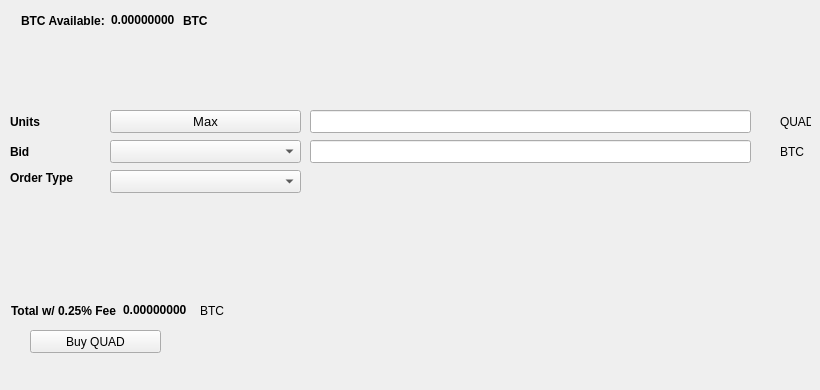
   <widget class="QWidget" name="BuyTab">
    <attribute name="title">
     <string>Buy</string>
    </attribute>
    <widget class="QPushButton" name="BuyQUAD">
     <property name="geometry">
      <rect>
       <x>30</x>
       <y>330</y>
       <width>131</width>
       <height>23</height>
      </rect>
     </property>
     <property name="text">
      <string>Buy QUAD</string>
     </property>
     <property name="icon">
      <iconset resource="../quadrivae.qrc">
       <normaloff>:/icons/bitcoin</normaloff>:/icons/bitcoin</iconset>
     </property>
    </widget>
    <widget class="QLabel" name="label_3">
     <property name="geometry">
      <rect>
       <x>10</x>
       <y>110</y>
       <width>46</width>
       <height>23</height>
      </rect>
     </property>
     <property name="font">
      <font>
       <weight>75</weight>
       <bold>true</bold>
      </font>
     </property>
     <property name="text">
      <string>Units</string>
     </property>
    </widget>
    <widget class="QLineEdit" name="UnitsInput">
     <property name="geometry">
      <rect>
       <x>310</x>
       <y>110</y>
       <width>441</width>
       <height>23</height>
      </rect>
     </property>
     <property name="font">
      <font>
       <pointsize>9</pointsize>
       <weight>75</weight>
       <bold>true</bold>
      </font>
     </property>
    </widget>
    <widget class="QLineEdit" name="BuyBidPriceEdit">
     <property name="geometry">
      <rect>
       <x>310</x>
       <y>140</y>
       <width>441</width>
       <height>23</height>
      </rect>
     </property>
     <property name="font">
      <font>
       <pointsize>9</pointsize>
       <weight>75</weight>
       <bold>true</bold>
      </font>
     </property>
    </widget>
    <widget class="QLabel" name="label_4">
     <property name="geometry">
      <rect>
       <x>780</x>
       <y>110</y>
       <width>31</width>
       <height>23</height>
      </rect>
     </property>
     <property name="text">
      <string>QUAD</string>
     </property>
    </widget>
    <widget class="QLabel" name="label_5">
     <property name="geometry">
      <rect>
       <x>780</x>
       <y>140</y>
       <width>31</width>
       <height>23</height>
      </rect>
     </property>
     <property name="text">
      <string>BTC</string>
     </property>
    </widget>
    <widget class="QLabel" name="label_6">
     <property name="geometry">
      <rect>
       <x>10</x>
       <y>140</y>
       <width>46</width>
       <height>23</height>
      </rect>
     </property>
     <property name="font">
      <font>
       <weight>75</weight>
       <bold>true</bold>
      </font>
     </property>
     <property name="text">
      <string>Bid</string>
     </property>
    </widget>
    <widget class="QLabel" name="label_7">
     <property name="geometry">
      <rect>
       <x>10</x>
       <y>170</y>
       <width>91</width>
       <height>16</height>
      </rect>
     </property>
     <property name="font">
      <font>
       <weight>75</weight>
       <bold>true</bold>
      </font>
     </property>
     <property name="text">
      <string>Order Type</string>
     </property>
    </widget>
    <widget class="QPushButton" name="Buy_Max_Amount">
     <property name="geometry">
      <rect>
       <x>110</x>
       <y>110</y>
       <width>191</width>
       <height>23</height>
      </rect>
     </property>
     <property name="font">
      <font>
       <pointsize>10</pointsize>
      </font>
     </property>
     <property name="text">
      <string>Max</string>
     </property>
    </widget>
    <widget class="QComboBox" name="BuyBidcomboBox">
     <property name="geometry">
      <rect>
       <x>110</x>
       <y>140</y>
       <width>191</width>
       <height>23</height>
      </rect>
     </property>
     <property name="font">
      <font>
       <pointsize>10</pointsize>
      </font>
     </property>
    </widget>
    <widget class="QComboBox" name="buyOrdertypeCombo">
     <property name="geometry">
      <rect>
       <x>110</x>
       <y>170</y>
       <width>191</width>
       <height>23</height>
      </rect>
     </property>
     <property name="font">
      <font>
       <pointsize>10</pointsize>
      </font>
     </property>
    </widget>
    <widget class="QWidget" name="layoutWidget1">
     <property name="geometry">
      <rect>
       <x>21</x>
       <y>11</y>
       <width>227</width>
       <height>19</height>
      </rect>
     </property>
     <layout class="QHBoxLayout" name="horizontalLayout_3">
      <item>
       <widget class="QLabel" name="label232">
        <property name="font">
         <font>
          <weight>75</weight>
          <bold>true</bold>
         </font>
        </property>
        <property name="text">
         <string>BTC Available:</string>
        </property>
       </widget>
      </item>
      <item>
       <widget class="QLabel" name="BtcAvailableLbl">
        <property name="palette">
         <palette>
          <active>
           <colorrole role="WindowText">
            <brush brushstyle="SolidPattern">
             <color alpha="255">
              <red>0</red>
              <green>0</green>
              <blue>0</blue>
             </color>
            </brush>
           </colorrole>
           <colorrole role="Button">
            <brush brushstyle="SolidPattern">
             <color alpha="255">
              <red>0</red>
              <green>170</green>
              <blue>0</blue>
             </color>
            </brush>
           </colorrole>
           <colorrole role="Light">
            <brush brushstyle="SolidPattern">
             <color alpha="255">
              <red>0</red>
              <green>255</green>
              <blue>0</blue>
             </color>
            </brush>
           </colorrole>
           <colorrole role="Midlight">
            <brush brushstyle="SolidPattern">
             <color alpha="255">
              <red>0</red>
              <green>212</green>
              <blue>0</blue>
             </color>
            </brush>
           </colorrole>
           <colorrole role="Dark">
            <brush brushstyle="SolidPattern">
             <color alpha="255">
              <red>0</red>
              <green>85</green>
              <blue>0</blue>
             </color>
            </brush>
           </colorrole>
           <colorrole role="Mid">
            <brush brushstyle="SolidPattern">
             <color alpha="255">
              <red>0</red>
              <green>113</green>
              <blue>0</blue>
             </color>
            </brush>
           </colorrole>
           <colorrole role="Text">
            <brush brushstyle="SolidPattern">
             <color alpha="255">
              <red>0</red>
              <green>170</green>
              <blue>0</blue>
             </color>
            </brush>
           </colorrole>
           <colorrole role="BrightText">
            <brush brushstyle="SolidPattern">
             <color alpha="255">
              <red>255</red>
              <green>255</green>
              <blue>255</blue>
             </color>
            </brush>
           </colorrole>
           <colorrole role="ButtonText">
            <brush brushstyle="SolidPattern">
             <color alpha="255">
              <red>0</red>
              <green>0</green>
              <blue>0</blue>
             </color>
            </brush>
           </colorrole>
           <colorrole role="Base">
            <brush brushstyle="SolidPattern">
             <color alpha="255">
              <red>255</red>
              <green>255</green>
              <blue>255</blue>
             </color>
            </brush>
           </colorrole>
           <colorrole role="Window">
            <brush brushstyle="SolidPattern">
             <color alpha="255">
              <red>0</red>
              <green>170</green>
              <blue>0</blue>
             </color>
            </brush>
           </colorrole>
           <colorrole role="Shadow">
            <brush brushstyle="SolidPattern">
             <color alpha="255">
              <red>0</red>
              <green>0</green>
              <blue>0</blue>
             </color>
            </brush>
           </colorrole>
           <colorrole role="AlternateBase">
            <brush brushstyle="SolidPattern">
             <color alpha="255">
              <red>127</red>
              <green>212</green>
              <blue>127</blue>
             </color>
            </brush>
           </colorrole>
           <colorrole role="ToolTipBase">
            <brush brushstyle="SolidPattern">
             <color alpha="255">
              <red>255</red>
              <green>255</green>
              <blue>220</blue>
             </color>
            </brush>
           </colorrole>
           <colorrole role="ToolTipText">
            <brush brushstyle="SolidPattern">
             <color alpha="255">
              <red>0</red>
              <green>0</green>
              <blue>0</blue>
             </color>
            </brush>
           </colorrole>
          </active>
          <inactive>
           <colorrole role="WindowText">
            <brush brushstyle="SolidPattern">
             <color alpha="255">
              <red>0</red>
              <green>0</green>
              <blue>0</blue>
             </color>
            </brush>
           </colorrole>
           <colorrole role="Button">
            <brush brushstyle="SolidPattern">
             <color alpha="255">
              <red>0</red>
              <green>170</green>
              <blue>0</blue>
             </color>
            </brush>
           </colorrole>
           <colorrole role="Light">
            <brush brushstyle="SolidPattern">
             <color alpha="255">
              <red>0</red>
              <green>255</green>
              <blue>0</blue>
             </color>
            </brush>
           </colorrole>
           <colorrole role="Midlight">
            <brush brushstyle="SolidPattern">
             <color alpha="255">
              <red>0</red>
              <green>212</green>
              <blue>0</blue>
             </color>
            </brush>
           </colorrole>
           <colorrole role="Dark">
            <brush brushstyle="SolidPattern">
             <color alpha="255">
              <red>0</red>
              <green>85</green>
              <blue>0</blue>
             </color>
            </brush>
           </colorrole>
           <colorrole role="Mid">
            <brush brushstyle="SolidPattern">
             <color alpha="255">
              <red>0</red>
              <green>113</green>
              <blue>0</blue>
             </color>
            </brush>
           </colorrole>
           <colorrole role="Text">
            <brush brushstyle="SolidPattern">
             <color alpha="255">
              <red>0</red>
              <green>170</green>
              <blue>0</blue>
             </color>
            </brush>
           </colorrole>
           <colorrole role="BrightText">
            <brush brushstyle="SolidPattern">
             <color alpha="255">
              <red>255</red>
              <green>255</green>
              <blue>255</blue>
             </color>
            </brush>
           </colorrole>
           <colorrole role="ButtonText">
            <brush brushstyle="SolidPattern">
             <color alpha="255">
              <red>0</red>
              <green>0</green>
              <blue>0</blue>
             </color>
            </brush>
           </colorrole>
           <colorrole role="Base">
            <brush brushstyle="SolidPattern">
             <color alpha="255">
              <red>255</red>
              <green>255</green>
              <blue>255</blue>
             </color>
            </brush>
           </colorrole>
           <colorrole role="Window">
            <brush brushstyle="SolidPattern">
             <color alpha="255">
              <red>0</red>
              <green>170</green>
              <blue>0</blue>
             </color>
            </brush>
           </colorrole>
           <colorrole role="Shadow">
            <brush brushstyle="SolidPattern">
             <color alpha="255">
              <red>0</red>
              <green>0</green>
              <blue>0</blue>
             </color>
            </brush>
           </colorrole>
           <colorrole role="AlternateBase">
            <brush brushstyle="SolidPattern">
             <color alpha="255">
              <red>127</red>
              <green>212</green>
              <blue>127</blue>
             </color>
            </brush>
           </colorrole>
           <colorrole role="ToolTipBase">
            <brush brushstyle="SolidPattern">
             <color alpha="255">
              <red>255</red>
              <green>255</green>
              <blue>220</blue>
             </color>
            </brush>
           </colorrole>
           <colorrole role="ToolTipText">
            <brush brushstyle="SolidPattern">
             <color alpha="255">
              <red>0</red>
              <green>0</green>
              <blue>0</blue>
             </color>
            </brush>
           </colorrole>
          </inactive>
          <disabled>
           <colorrole role="WindowText">
            <brush brushstyle="SolidPattern">
             <color alpha="255">
              <red>0</red>
              <green>85</green>
              <blue>0</blue>
             </color>
            </brush>
           </colorrole>
           <colorrole role="Button">
            <brush brushstyle="SolidPattern">
             <color alpha="255">
              <red>0</red>
              <green>170</green>
              <blue>0</blue>
             </color>
            </brush>
           </colorrole>
           <colorrole role="Light">
            <brush brushstyle="SolidPattern">
             <color alpha="255">
              <red>0</red>
              <green>255</green>
              <blue>0</blue>
             </color>
            </brush>
           </colorrole>
           <colorrole role="Midlight">
            <brush brushstyle="SolidPattern">
             <color alpha="255">
              <red>0</red>
              <green>212</green>
              <blue>0</blue>
             </color>
            </brush>
           </colorrole>
           <colorrole role="Dark">
            <brush brushstyle="SolidPattern">
             <color alpha="255">
              <red>0</red>
              <green>85</green>
              <blue>0</blue>
             </color>
            </brush>
           </colorrole>
           <colorrole role="Mid">
            <brush brushstyle="SolidPattern">
             <color alpha="255">
              <red>0</red>
              <green>113</green>
              <blue>0</blue>
             </color>
            </brush>
           </colorrole>
           <colorrole role="Text">
            <brush brushstyle="SolidPattern">
             <color alpha="255">
              <red>0</red>
              <green>85</green>
              <blue>0</blue>
             </color>
            </brush>
           </colorrole>
           <colorrole role="BrightText">
            <brush brushstyle="SolidPattern">
             <color alpha="255">
              <red>255</red>
              <green>255</green>
              <blue>255</blue>
             </color>
            </brush>
           </colorrole>
           <colorrole role="ButtonText">
            <brush brushstyle="SolidPattern">
             <color alpha="255">
              <red>0</red>
              <green>85</green>
              <blue>0</blue>
             </color>
            </brush>
           </colorrole>
           <colorrole role="Base">
            <brush brushstyle="SolidPattern">
             <color alpha="255">
              <red>0</red>
              <green>170</green>
              <blue>0</blue>
             </color>
            </brush>
           </colorrole>
           <colorrole role="Window">
            <brush brushstyle="SolidPattern">
             <color alpha="255">
              <red>0</red>
              <green>170</green>
              <blue>0</blue>
             </color>
            </brush>
           </colorrole>
           <colorrole role="Shadow">
            <brush brushstyle="SolidPattern">
             <color alpha="255">
              <red>0</red>
              <green>0</green>
              <blue>0</blue>
             </color>
            </brush>
           </colorrole>
           <colorrole role="AlternateBase">
            <brush brushstyle="SolidPattern">
             <color alpha="255">
              <red>0</red>
              <green>170</green>
              <blue>0</blue>
             </color>
            </brush>
           </colorrole>
           <colorrole role="ToolTipBase">
            <brush brushstyle="SolidPattern">
             <color alpha="255">
              <red>255</red>
              <green>255</green>
              <blue>220</blue>
             </color>
            </brush>
           </colorrole>
           <colorrole role="ToolTipText">
            <brush brushstyle="SolidPattern">
             <color alpha="255">
              <red>0</red>
              <green>0</green>
              <blue>0</blue>
             </color>
            </brush>
           </colorrole>
          </disabled>
         </palette>
        </property>
        <property name="font">
         <font>
          <weight>75</weight>
          <bold>true</bold>
         </font>
        </property>
        <property name="text">
         <string>0.00000000</string>
        </property>
        <property name="textInteractionFlags">
         <set>Qt::LinksAccessibleByMouse|Qt::TextSelectableByKeyboard|Qt::TextSelectableByMouse</set>
        </property>
       </widget>
      </item>
      <item>
       <widget class="QLabel" name="BtcAvailableLbl_2">
        <property name="font">
         <font>
          <weight>75</weight>
          <bold>true</bold>
         </font>
        </property>
        <property name="text">
         <string>BTC</string>
        </property>
       </widget>
      </item>
     </layout>
    </widget>
    <widget class="QWidget" name="layoutWidge2">
     <property name="geometry">
      <rect>
       <x>11</x>
       <y>301</y>
       <width>259</width>
       <height>19</height>
      </rect>
     </property>
     <layout class="QHBoxLayout" name="horizontalLayout_4">
      <item>
       <widget class="QLabel" name="label_9">
        <property name="font">
         <font>
          <weight>75</weight>
          <bold>true</bold>
         </font>
        </property>
        <property name="text">
         <string>Total w/ 0.25% Fee</string>
        </property>
       </widget>
      </item>
      <item>
       <widget class="QLabel" name="BuyCostLabel">
        <property name="palette">
         <palette>
          <active>
           <colorrole role="WindowText">
            <brush brushstyle="SolidPattern">
             <color alpha="255">
              <red>0</red>
              <green>0</green>
              <blue>0</blue>
             </color>
            </brush>
           </colorrole>
           <colorrole role="Button">
            <brush brushstyle="SolidPattern">
             <color alpha="255">
              <red>0</red>
              <green>170</green>
              <blue>0</blue>
             </color>
            </brush>
           </colorrole>
           <colorrole role="Light">
            <brush brushstyle="SolidPattern">
             <color alpha="255">
              <red>0</red>
              <green>255</green>
              <blue>0</blue>
             </color>
            </brush>
           </colorrole>
           <colorrole role="Midlight">
            <brush brushstyle="SolidPattern">
             <color alpha="255">
              <red>0</red>
              <green>212</green>
              <blue>0</blue>
             </color>
            </brush>
           </colorrole>
           <colorrole role="Dark">
            <brush brushstyle="SolidPattern">
             <color alpha="255">
              <red>0</red>
              <green>85</green>
              <blue>0</blue>
             </color>
            </brush>
           </colorrole>
           <colorrole role="Mid">
            <brush brushstyle="SolidPattern">
             <color alpha="255">
              <red>0</red>
              <green>113</green>
              <blue>0</blue>
             </color>
            </brush>
           </colorrole>
           <colorrole role="Text">
            <brush brushstyle="SolidPattern">
             <color alpha="255">
              <red>0</red>
              <green>170</green>
              <blue>0</blue>
             </color>
            </brush>
           </colorrole>
           <colorrole role="BrightText">
            <brush brushstyle="SolidPattern">
             <color alpha="255">
              <red>255</red>
              <green>255</green>
              <blue>255</blue>
             </color>
            </brush>
           </colorrole>
           <colorrole role="ButtonText">
            <brush brushstyle="SolidPattern">
             <color alpha="255">
              <red>0</red>
              <green>0</green>
              <blue>0</blue>
             </color>
            </brush>
           </colorrole>
           <colorrole role="Base">
            <brush brushstyle="SolidPattern">
             <color alpha="255">
              <red>255</red>
              <green>255</green>
              <blue>255</blue>
             </color>
            </brush>
           </colorrole>
           <colorrole role="Window">
            <brush brushstyle="SolidPattern">
             <color alpha="255">
              <red>0</red>
              <green>170</green>
              <blue>0</blue>
             </color>
            </brush>
           </colorrole>
           <colorrole role="Shadow">
            <brush brushstyle="SolidPattern">
             <color alpha="255">
              <red>0</red>
              <green>0</green>
              <blue>0</blue>
             </color>
            </brush>
           </colorrole>
           <colorrole role="AlternateBase">
            <brush brushstyle="SolidPattern">
             <color alpha="255">
              <red>127</red>
              <green>212</green>
              <blue>127</blue>
             </color>
            </brush>
           </colorrole>
           <colorrole role="ToolTipBase">
            <brush brushstyle="SolidPattern">
             <color alpha="255">
              <red>255</red>
              <green>255</green>
              <blue>220</blue>
             </color>
            </brush>
           </colorrole>
           <colorrole role="ToolTipText">
            <brush brushstyle="SolidPattern">
             <color alpha="255">
              <red>0</red>
              <green>0</green>
              <blue>0</blue>
             </color>
            </brush>
           </colorrole>
          </active>
          <inactive>
           <colorrole role="WindowText">
            <brush brushstyle="SolidPattern">
             <color alpha="255">
              <red>0</red>
              <green>0</green>
              <blue>0</blue>
             </color>
            </brush>
           </colorrole>
           <colorrole role="Button">
            <brush brushstyle="SolidPattern">
             <color alpha="255">
              <red>0</red>
              <green>170</green>
              <blue>0</blue>
             </color>
            </brush>
           </colorrole>
           <colorrole role="Light">
            <brush brushstyle="SolidPattern">
             <color alpha="255">
              <red>0</red>
              <green>255</green>
              <blue>0</blue>
             </color>
            </brush>
           </colorrole>
           <colorrole role="Midlight">
            <brush brushstyle="SolidPattern">
             <color alpha="255">
              <red>0</red>
              <green>212</green>
              <blue>0</blue>
             </color>
            </brush>
           </colorrole>
           <colorrole role="Dark">
            <brush brushstyle="SolidPattern">
             <color alpha="255">
              <red>0</red>
              <green>85</green>
              <blue>0</blue>
             </color>
            </brush>
           </colorrole>
           <colorrole role="Mid">
            <brush brushstyle="SolidPattern">
             <color alpha="255">
              <red>0</red>
              <green>113</green>
              <blue>0</blue>
             </color>
            </brush>
           </colorrole>
           <colorrole role="Text">
            <brush brushstyle="SolidPattern">
             <color alpha="255">
              <red>0</red>
              <green>170</green>
              <blue>0</blue>
             </color>
            </brush>
           </colorrole>
           <colorrole role="BrightText">
            <brush brushstyle="SolidPattern">
             <color alpha="255">
              <red>255</red>
              <green>255</green>
              <blue>255</blue>
             </color>
            </brush>
           </colorrole>
           <colorrole role="ButtonText">
            <brush brushstyle="SolidPattern">
             <color alpha="255">
              <red>0</red>
              <green>0</green>
              <blue>0</blue>
             </color>
            </brush>
           </colorrole>
           <colorrole role="Base">
            <brush brushstyle="SolidPattern">
             <color alpha="255">
              <red>255</red>
              <green>255</green>
              <blue>255</blue>
             </color>
            </brush>
           </colorrole>
           <colorrole role="Window">
            <brush brushstyle="SolidPattern">
             <color alpha="255">
              <red>0</red>
              <green>170</green>
              <blue>0</blue>
             </color>
            </brush>
           </colorrole>
           <colorrole role="Shadow">
            <brush brushstyle="SolidPattern">
             <color alpha="255">
              <red>0</red>
              <green>0</green>
              <blue>0</blue>
             </color>
            </brush>
           </colorrole>
           <colorrole role="AlternateBase">
            <brush brushstyle="SolidPattern">
             <color alpha="255">
              <red>127</red>
              <green>212</green>
              <blue>127</blue>
             </color>
            </brush>
           </colorrole>
           <colorrole role="ToolTipBase">
            <brush brushstyle="SolidPattern">
             <color alpha="255">
              <red>255</red>
              <green>255</green>
              <blue>220</blue>
             </color>
            </brush>
           </colorrole>
           <colorrole role="ToolTipText">
            <brush brushstyle="SolidPattern">
             <color alpha="255">
              <red>0</red>
              <green>0</green>
              <blue>0</blue>
             </color>
            </brush>
           </colorrole>
          </inactive>
          <disabled>
           <colorrole role="WindowText">
            <brush brushstyle="SolidPattern">
             <color alpha="255">
              <red>0</red>
              <green>85</green>
              <blue>0</blue>
             </color>
            </brush>
           </colorrole>
           <colorrole role="Button">
            <brush brushstyle="SolidPattern">
             <color alpha="255">
              <red>0</red>
              <green>170</green>
              <blue>0</blue>
             </color>
            </brush>
           </colorrole>
           <colorrole role="Light">
            <brush brushstyle="SolidPattern">
             <color alpha="255">
              <red>0</red>
              <green>255</green>
              <blue>0</blue>
             </color>
            </brush>
           </colorrole>
           <colorrole role="Midlight">
            <brush brushstyle="SolidPattern">
             <color alpha="255">
              <red>0</red>
              <green>212</green>
              <blue>0</blue>
             </color>
            </brush>
           </colorrole>
           <colorrole role="Dark">
            <brush brushstyle="SolidPattern">
             <color alpha="255">
              <red>0</red>
              <green>85</green>
              <blue>0</blue>
             </color>
            </brush>
           </colorrole>
           <colorrole role="Mid">
            <brush brushstyle="SolidPattern">
             <color alpha="255">
              <red>0</red>
              <green>113</green>
              <blue>0</blue>
             </color>
            </brush>
           </colorrole>
           <colorrole role="Text">
            <brush brushstyle="SolidPattern">
             <color alpha="255">
              <red>0</red>
              <green>85</green>
              <blue>0</blue>
             </color>
            </brush>
           </colorrole>
           <colorrole role="BrightText">
            <brush brushstyle="SolidPattern">
             <color alpha="255">
              <red>255</red>
              <green>255</green>
              <blue>255</blue>
             </color>
            </brush>
           </colorrole>
           <colorrole role="ButtonText">
            <brush brushstyle="SolidPattern">
             <color alpha="255">
              <red>0</red>
              <green>85</green>
              <blue>0</blue>
             </color>
            </brush>
           </colorrole>
           <colorrole role="Base">
            <brush brushstyle="SolidPattern">
             <color alpha="255">
              <red>0</red>
              <green>170</green>
              <blue>0</blue>
             </color>
            </brush>
           </colorrole>
           <colorrole role="Window">
            <brush brushstyle="SolidPattern">
             <color alpha="255">
              <red>0</red>
              <green>170</green>
              <blue>0</blue>
             </color>
            </brush>
           </colorrole>
           <colorrole role="Shadow">
            <brush brushstyle="SolidPattern">
             <color alpha="255">
              <red>0</red>
              <green>0</green>
              <blue>0</blue>
             </color>
            </brush>
           </colorrole>
           <colorrole role="AlternateBase">
            <brush brushstyle="SolidPattern">
             <color alpha="255">
              <red>0</red>
              <green>170</green>
              <blue>0</blue>
             </color>
            </brush>
           </colorrole>
           <colorrole role="ToolTipBase">
            <brush brushstyle="SolidPattern">
             <color alpha="255">
              <red>255</red>
              <green>255</green>
              <blue>220</blue>
             </color>
            </brush>
           </colorrole>
           <colorrole role="ToolTipText">
            <brush brushstyle="SolidPattern">
             <color alpha="255">
              <red>0</red>
              <green>0</green>
              <blue>0</blue>
             </color>
            </brush>
           </colorrole>
          </disabled>
         </palette>
        </property>
        <property name="font">
         <font>
          <weight>75</weight>
          <bold>true</bold>
         </font>
        </property>
        <property name="autoFillBackground">
         <bool>false</bool>
        </property>
        <property name="text">
         <string>0.00000000</string>
        </property>
        <property name="textInteractionFlags">
         <set>Qt::LinksAccessibleByMouse|Qt::TextSelectableByMouse</set>
        </property>
       </widget>
      </item>
      <item>
       <widget class="QLabel" name="label_10">
        <property name="font">
         <font>
          <weight>50</weight>
          <bold>false</bold>
         </font>
        </property>
        <property name="text">
         <string>BTC</string>
        </property>
       </widget>
      </item>
     </layout>
    </widget>
    <widget class="QLabel" name="label_24">
     <property name="geometry">
      <rect>
       <x>460</x>
       <y>300</y>
       <width>281</width>
       <height>81</height>
      </rect>
     </property>
     <property name="text">
      <string/>
     </property>
     <property name="pixmap">
      <pixmap>:/images/bittrex</pixmap>
     </property>
    </widget>
   </widget>
